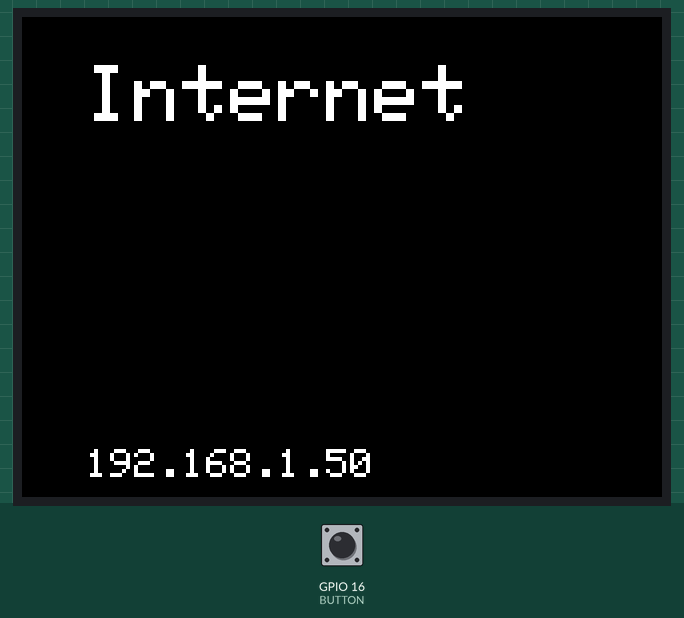
This sketch was run on a simulated ESP32. Shown: 320×240 colour display. The test bench sets the inputs (shaded band); at power-on: GPIO 16 (BUTTON) HIGH. WiFi joins after 1.5 s; servers stay silent unless stated; uploads are accepted with an empty reply; the local clock reads 2024-03-15 10:24:30 at power-on unless the sketch sets it; what the sketch prints to the serial monitor is not drawn.

Above: at 1.9 s.
At 3.1 s:
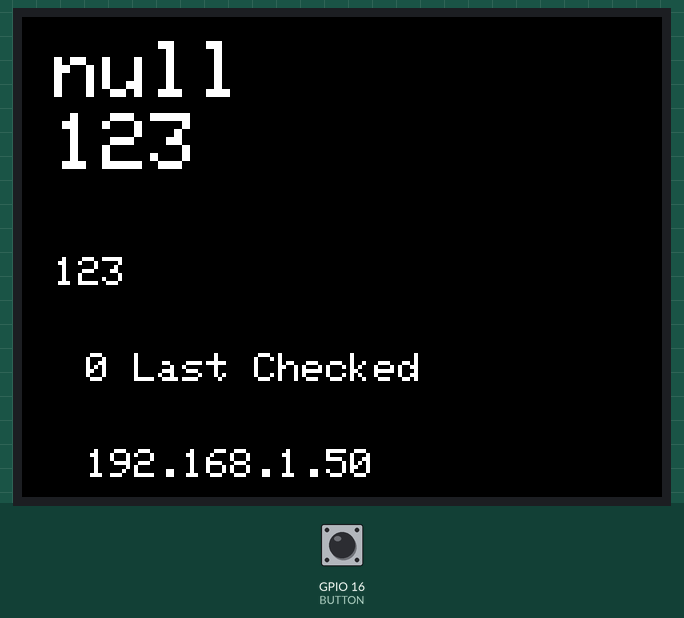
3.2 s: GPIO 16 (BUTTON) pulled LOW for 0.15 s
At 4.5 s:
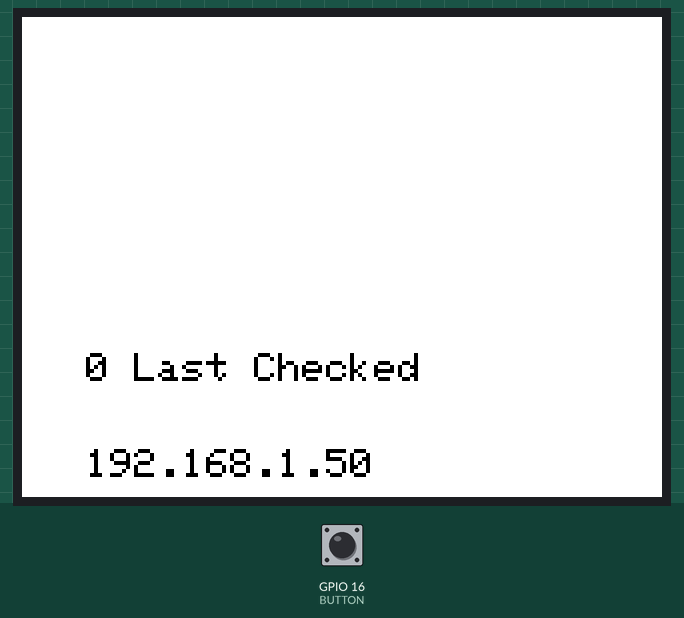
4.9 s: GPIO 16 (BUTTON) pulled LOW for 1 s
At 7.1 s:
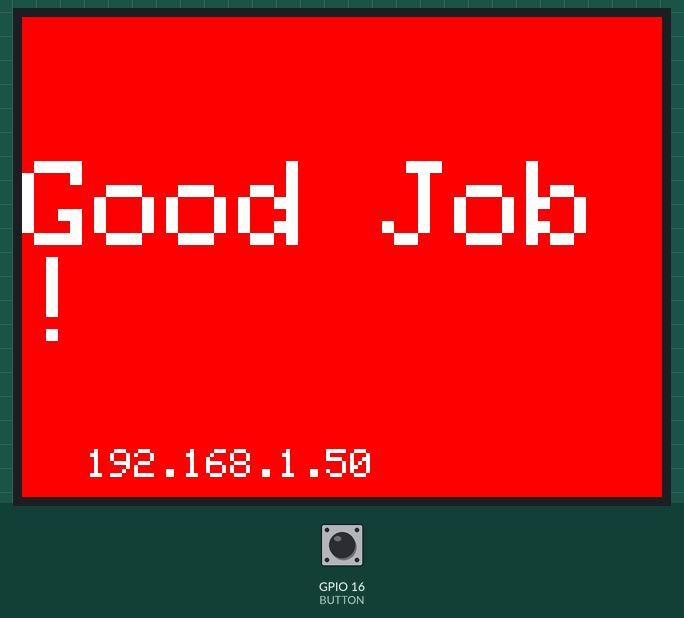
Timing chart, 0 to 8.6 s (numbered marks = the images above; inputs shaded):
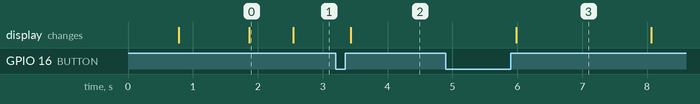

Measured:
- after the input at 3.2 s, the display: changes after 0.23 s (image 2)
- after the input at 4.9 s, the display: changes after 1.1 s (image 3)
- what the display in image 0 shows lasts 0.6 s, from 1.9 s to 2.5 s

The sketch:

tag.ino
```cpp
#include <Arduino_GFX_Library.h>
#include <ArduinoJson.h>
#include <WiFi.h>
// #include <WiFiMulti.h>
#include <ESP32Ping.h>
#include <HTTPClient.h>
#include <WiFiClientSecure.h>

enum View
{
  TAG,
  STAFF,
  CHECKIN,
  OFFLINE,
  DEBUG
};

struct Button
{
  const uint8_t PIN;
  uint32_t numberKeyPresses;
  uint32_t pressedTime;
  bool pressed;
  bool longPress;
  bool complete;
};

struct Keel
{
  String id;
  String patientname;
  String room;
  uint32_t lastChecked;
  String needs;
};

Keel device = {String("123"), String("123"), String("123"), 0, String("123")};

struct Staff
{
  String id;
  String name;
  bool selected;
  bool active;
};

Staff staff_array[6];
int staff_select = 0;

struct Screen
{
  View state;
  uint32_t x;
  uint32_t y;
  bool rerender;
};

Screen s = {OFFLINE, 320, 240, true};

#define TFT_SCK 18
#define TFT_MOSI 23
#define TFT_MISO 19
#define TFT_CS 22
#define TFT_DC 21
#define TFT_RESET 17
#define BUTTON 16

const char *tagid = "2Ivb1VZWbVEiC01Tvw740sU6g56";

const char *ssid = "Midipatch";
const char *password = "midihaus";

Arduino_ESP32SPI bus = Arduino_ESP32SPI(TFT_DC, TFT_CS, TFT_SCK, TFT_MOSI, TFT_MISO);
Arduino_ILI9341 display = Arduino_ILI9341(&bus, TFT_RESET);

// wifi recheck
unsigned long previousMillis = 0;
unsigned long interval = 30000;

// api recheck
unsigned long previousMillisApi = -120000;
unsigned long intervalApi = 120000;

HTTPClient http; // Declare object of class HTTPClient

// WiFiMulti WiFiMulti;

const char *patientQuery = "{\"query\":\"query { getTag(input: {id: \"2Ivb1VZWbVEiC01Tvw740sU6g56\" }) { name room { id name } } } \"}";
const char *CheckinQuery = "";
const char *AvailableStaff = "{\"query\":\"query {\\n  listAllStaff(input: {}) {\\n\\t\\tedges {\\n\\t\\t\\tnode {\\n\\t\\t\\t\\tid\\n\\t\\t\\t\\tname\\n\\t\\t\\t}\\n\\t\\t}\\n  }\\n}\"}";

const char *host = "staging--2022-keel-hackmo-n4WKU0.keelapps.xyz";
const char *fingerprint = "C5:16:8F:D4:3F:7D:CC:75:40:30:38:99:EA:F6:D4:34:70:02:8F:F4";

Button b = {BUTTON, 0, false, false, false};
unsigned long debounceDelay = 50;      // the debounce time; increase if the output flickers
unsigned long longPressDuration = 500; // long vs short press diff

// Button interrupt
void IRAM_ATTR ISR()
{
  if ((millis() - b.pressedTime) > debounceDelay)
  {
    if (digitalRead(BUTTON) == HIGH) // Has peen released
    {

      if (b.pressed)
      {
        if ((millis() - b.pressedTime) > longPressDuration)
        {

          b.longPress = true;
          b.complete = true;
        }
        else
        {
          b.complete = true;
        }
      }
    }
    else
    {
      b.pressed = true;

      if (!b.complete)
      {
        b.numberKeyPresses++;
      }
      b.pressedTime = millis();
      b.longPress = false;
      b.complete = false;
    }
  }
}

void resetButton()
{
  b.pressedTime = millis();
  b.pressed = false;
  b.complete = false;
  b.longPress = false;
}

void timeoutButton()
{
  if (digitalRead(BUTTON) == HIGH) // Has peen released
  {
    if ((millis() - b.pressedTime) > debounceDelay + 2000)
    {
      resetButton();
    }
  }
}

// Set clock
void setClock()
{
  configTime(0, 0, "pool.ntp.org");

  Serial.print(F("Waiting for NTP time sync: "));
  time_t nowSecs = time(nullptr);
  while (nowSecs < 8 * 3600 * 2)
  {
    delay(500);

    Serial.print(F("."));
    yield();
    nowSecs = time(nullptr);
  }

  Serial.println();
  struct tm timeinfo;
  gmtime_r(&nowSecs, &timeinfo);
  Serial.print(F("Current time: "));
  Serial.print(asctime(&timeinfo));
}

// Basic Wifi
void initWiFi()
{
  WiFi.mode(WIFI_STA);
  WiFi.begin(ssid, password);
  writeBasic("Hello, Keel!");
  checkInternet();
  Serial.println(WiFi.localIP());
  WiFi.setAutoReconnect(true);
  WiFi.persistent(true);
}

void checkInternet()
{
  while (WiFi.status() != WL_CONNECTED)
  {

    delay(500);
    writeBasic("Connecting to Wifi");

    bool success = Ping.ping("https://google.com", 3);

    if (!success)
    {
      writeBasic("No internet");
      delay(2000);
      checkInternet();
      s.state = OFFLINE;
    }
    setClock();
    writeBasic("Internet");
    s.state = TAG;
  }
}

void maintainConnection()
{
  unsigned long currentMillis = millis();
  // if WiFi is down, try reconnecting every CHECK_WIFI_TIME seconds
  if ((WiFi.status() != WL_CONNECTED) && (currentMillis - previousMillis >= interval))
  {
    Serial.print(millis());
    writeBasic("Retrying Wifi");

    WiFi.disconnect();
    WiFi.reconnect();
    previousMillis = currentMillis;
  }
}

// Sketch Setup
void setup(void)
{
  display.begin();
  Serial.begin(115200);

  pinMode(BUTTON, INPUT_PULLUP);
  attachInterrupt(BUTTON, ISR, CHANGE);

  initWiFi();

  // Serial.print(rootCACertificate);
}

// Basic text writing
void writeBasic(String content)
{

  display.setRotation(3);
  display.fillScreen(BLACK);
  display.setCursor(.1 * s.x, .1 * s.y);
  display.setTextSize(4);
  display.setTextColor(WHITE);
  display.print(content);

  // Print IP
  display.setCursor(.1 * s.x, .9 * s.y);
  display.setTextSize(2);
  display.print(WiFi.localIP());
}

// Basic text writing
void writeTag()
{

  display.setRotation(3);
  if (s.rerender)
  {
    display.fillScreen(BLACK);
    display.setCursor(.05 * s.x, .05 * s.y);
    display.setTextSize(4);
    display.setTextColor(WHITE);
    display.print(device.room);
    display.setCursor(.05 * s.x, .2 * s.y);
    display.print(device.patientname);

    display.setTextSize(2);

    display.setCursor(.05 * s.x, .5 * s.y);
    display.print(device.needs);

    s.rerender = false;
  }
  display.setTextSize(2);

  display.setCursor(.1 * s.x, .7 * s.y);
  display.print(String(device.lastChecked) + " Last Checked");

  // Print IP
  display.setCursor(.1 * s.x, .9 * s.y);
  display.setTextSize(2);
  display.print(WiFi.localIP());
}

void writeCheckin()
{

  display.setRotation(3);
  display.fillScreen(RED);
  display.setCursor(.0 * s.x, .3 * s.y);
  display.setTextSize(6);
  display.setTextColor(WHITE);
  display.print("Good Job!");

  // Print IP
  display.setCursor(.1 * s.x, .9 * s.y);
  display.setTextSize(2);
  display.print(WiFi.localIP());
}

// Basic text writing
void writeStaff()
{

  display.setRotation(3);
  if (s.rerender)
  {
    display.fillScreen(WHITE);
    s.rerender = false;
  }

  int index = 0;

  for (auto obj : staff_array)
  {
    Serial.println(staff_array[index].name);
    display.setCursor(.1 * s.x, (index + 1) * .1 * s.y);
    display.setTextSize(3);
    if (index == staff_select)
    {
      display.setTextColor(RED);
    }
    else
    {
      display.setTextColor(BLACK);
    }
    display.print(staff_array[index].name);
    index++;
  }

  // Print IP
  display.setCursor(.1 * s.x, .9 * s.y);
  display.setTextSize(2);
  display.print(WiFi.localIP());
}

void checkStateChangeNeede()
{
  switch (s.state)
  {
  case TAG:
    if (b.complete)
    {

      s.state = STAFF;
      s.rerender = true;
      writeStaff();

      resetButton();
    }
    writeTag();

    break;

  case STAFF:
    if (b.complete)
    {
      if (b.longPress)
      {
        staff_array[staff_select].active = true;
        s.state = CHECKIN;
      }
      else
      {
        staff_select = (staff_select + 1) % 6;
      }
      writeStaff();
      resetButton();
    }

    break;
  case CHECKIN:
    writeCheckin();
    s.rerender = true;

    delay(2000);
    s.state = TAG;

  default:
    // statements
    break;
  }
}

void loop()
{

  // refreshes data periodically
  unsigned long currentMillisApi = millis();
  if (!b.complete && (currentMillisApi - previousMillisApi >= intervalApi))
  {
    updateKeelStruct();
    previousMillisApi = currentMillisApi;
  }

  checkStateChangeNeede();

  // Basic reset stuff
  timeoutButton();
  maintainConnection();
}

void updateKeelStruct()
{
  WiFiClientSecure *client = new WiFiClientSecure;
  if (client)
  {
    client->setInsecure();
    // client->setCACert(rootCACertificate);
    client->setTimeout(5);

    if (!client->connect(host, 443))
    {
      Serial.println("\nConnection failed!");
    }
    else
    {
      Serial.println("\nConnected to server!");

      // SEND STAFF REQ
      HTTPClient https;

      Serial.print("[HTTPS] begin...\n");
      if (https.begin(*client, host, 443, "/Web", true))
      { // HTTPS
        Serial.print("[HTTPS] POST...\n");
        // start connection and send HTTP header
        // https.addHeader("Content-Type", "application/json");
        https.addHeader("Content-Type", "application/graphql");
        int httpCode = https.POST(AvailableStaff);

        // httpCode will be negative on error
        if (httpCode > 0)
        {

          // HTTP header has been send and Server response header has been handled
          Serial.printf("[HTTPS] POST... code: %d\n", httpCode);

          // file found at server
          if (httpCode == HTTP_CODE_OK || httpCode == HTTP_CODE_MOVED_PERMANENTLY)
          {
            String pay = https.getString();
            // Serial.println(pay);
            parseTag(&pay);
          }
          else
          {
            String pay = https.getString();
            Serial.println(pay);
          }
        }
        else
        {
          Serial.printf("[HTTPS] GET... failed, error: %s\n", https.errorToString(httpCode).c_str());
        }

        https.end();
      }
      else
      {
        Serial.printf("[HTTPS] Unable to connect\n");
      }

      // THEN SEND TAG REQ

      Serial.print("[HTTPS] begin...\n");
      if (https.begin(*client, host, 443, "/Web", true))
      { // HTTPS
        Serial.print("[HTTPS] POST...\n");
        // start connection and send HTTP header
        // https.addHeader("Content-Type", "application/json");
        https.addHeader("Content-Type", "application/graphql");
        int httpCode = https.POST(patientQuery);

        // httpCode will be negative on error
        if (httpCode > 0)
        {

          // HTTP header has been send and Server response header has been handled
          Serial.printf("[HTTPS] POST... code: %d\n", httpCode);

          // file found at server
          if (httpCode == HTTP_CODE_OK || httpCode == HTTP_CODE_MOVED_PERMANENTLY)
          {
            String pay = https.getString();
            // Serial.println(pay);
            parseStaff(&pay);
          }
          else
          {
            String pay = https.getString();
            Serial.println(pay);
          }
        }
        else
        {
          Serial.printf("[HTTPS] GET... failed, error: %s\n", https.errorToString(httpCode).c_str());
        }

        https.end();
      }
      else
      {
        Serial.printf("[HTTPS] Unable to connect\n");
      }

      client->stop();
    }
  }
  else
  {
    Serial.println("Unable to create client");
  }
}

void parseStaff(String *payload)
{

  char p[payload->length() + 1];
  payload->toCharArray(p, payload->length() + 1);

  StaticJsonDocument<200> filter;
  filter["data"]["listAllStaff"]["edges"][0]["node"]["id"] = true;
  filter["data"]["listAllStaff"]["edges"][0]["node"]["name"] = true;

  StaticJsonDocument<400> doc;
  deserializeJson(doc, p, DeserializationOption::Filter(filter));
  serializeJsonPretty(doc, Serial);

  JsonArray a = doc["data"]["listAllStaff"]["edges"];
  unsigned int index = 0;
  for (auto obj : a)
  {
    // serializeJsonPretty(obj["node"]["name"], Serial);
    staff_array[index].id = obj["node"]["id"].as<String>();
    staff_array[index].name = obj["node"]["name"].as<String>();
    Serial.println(staff_array[index].name);

    index++;
  }
}

void parseTag(String *payload)
{
  // https://stackoverflow.com/questions/10162152/how-to-work-with-string-fields-in-a-c-struct

  char p[payload->length() + 1];
  payload->toCharArray(p, payload->length() + 1);

  StaticJsonDocument<400> doc;
  deserializeJson(doc, p);
  serializeJsonPretty(doc, Serial);

  device.id = doc["data"]["getTag"]["id"].as<String>();
  device.room = doc["data"]["getTag"]["room"]["name"].as<String>();
}
```
